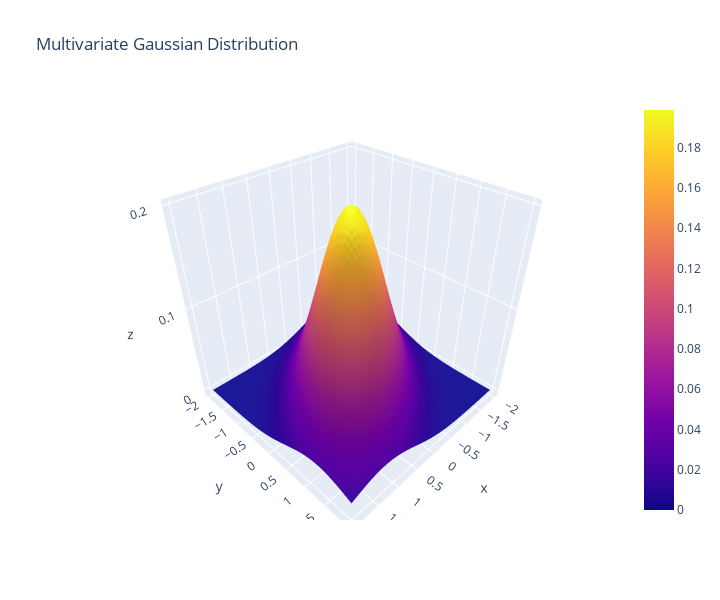

The code cell stored with this chart in its notebook:
### Code cell
fig = go.Figure(data = [go.Surface(x = x, y = y, z = rv.pdf(pos))])
fig.update_layout(title='Multivariate Gaussian Distribution', width=720, height=600)
fig.show()

### Figure 1 — Plotly figure (JSON) as saved in the notebook; plotly's stock layout.template omitted (floating-point values rounded to 4 significant figures; data arrays with more than 128 entries replaced by an {"elided": "..."} marker saying what was removed)
{"data": [{"type": "surface", "x": {"elided": "50x50 float values"}, "y": {"elided": "50x50 float values"}, "z": {"elided": "50x50 float values"}}], "layout": {"height": 600, "title": {"text": "Multivariate Gaussian Distribution"}, "width": 720}}
